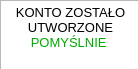
<?xml version="1.0" encoding="UTF-8"?>
<ui version="4.0">
 <class>Dialog</class>
 <widget class="QDialog" name="Dialog">
  <property name="geometry">
   <rect>
    <x>0</x>
    <y>0</y>
    <width>138</width>
    <height>69</height>
   </rect>
  </property>
  <property name="windowTitle">
   <string>Dialog</string>
  </property>
  <widget class="QTextEdit" name="textEdit">
   <property name="geometry">
    <rect>
     <x>0</x>
     <y>0</y>
     <width>141</width>
     <height>71</height>
    </rect>
   </property>
   <property name="readOnly">
    <bool>true</bool>
   </property>
   <property name="html">
    <string>&lt;!DOCTYPE HTML PUBLIC &quot;-//W3C//DTD HTML 4.0//EN&quot; &quot;http://www.w3.org/TR/REC-html40/strict.dtd&quot;&gt;
&lt;html&gt;&lt;head&gt;&lt;meta name=&quot;qrichtext&quot; content=&quot;1&quot; /&gt;&lt;style type=&quot;text/css&quot;&gt;
p, li { white-space: pre-wrap; }
&lt;/style&gt;&lt;/head&gt;&lt;body style=&quot; font-family:'MS Shell Dlg 2'; font-size:9.75pt; font-weight:400; font-style:normal;&quot;&gt;
&lt;p align=&quot;center&quot; style=&quot; margin-top:0px; margin-bottom:0px; margin-left:0px; margin-right:0px; -qt-block-indent:0; text-indent:0px;&quot;&gt;KONTO ZOSTAŁO UTWORZONE &lt;span style=&quot; color:#00aa00;&quot;&gt;POMYŚLNIE&lt;/span&gt; &lt;/p&gt;&lt;/body&gt;&lt;/html&gt;</string>
   </property>
  </widget>
 </widget>
 <resources/>
 <connections/>
</ui>
